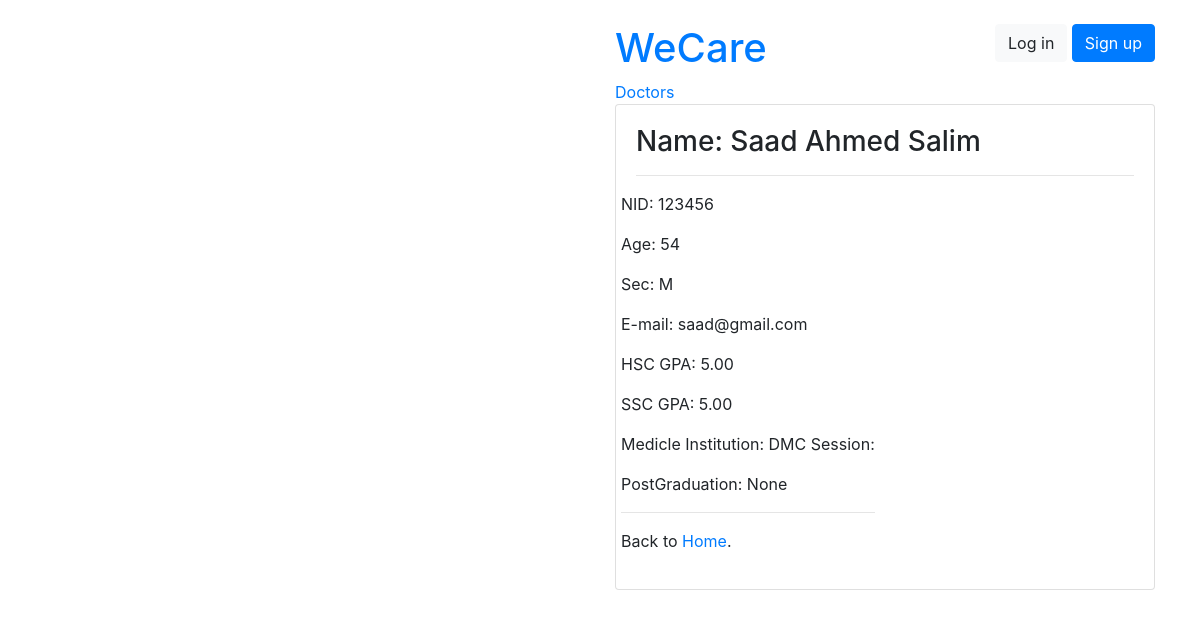
Before: /users/doctor/3/ with the older database file.
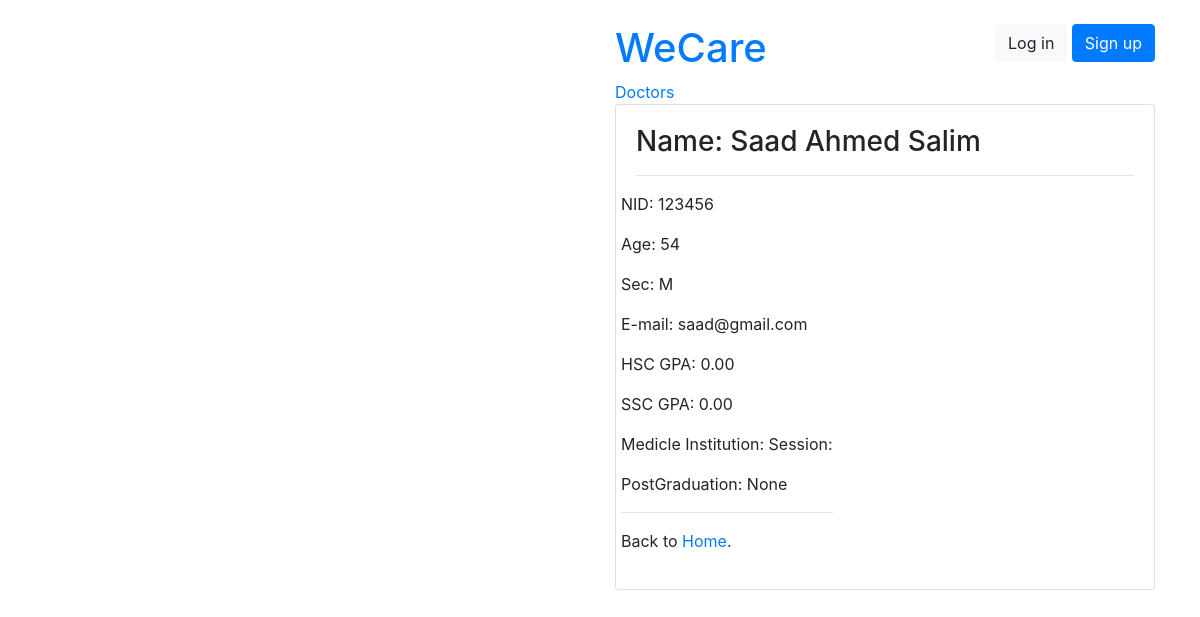
After: the same page with the newer database file.
### users/models.py (models this page shows, shortened)
class Doctor(models.Model):
    user = models.OneToOneField(User, on_delete=models.CASCADE, primary_key=True)
    SSC_GPA = models.DecimalField(decimal_places=2, max_digits=5, default=0.0)
    HSC_GPA = models.DecimalField(decimal_places=2, max_digits=5, default=0.0)
    BMDC_RegNo = models.CharField(max_length=100, blank=False, null=False)
    MBBS_Session = models.CharField(max_length=100, blank=False, null=False)
    MBBS_Inst = models.CharField(max_length=100, blank=False, null=False)
    PostGrad_details = models.CharField(max_length=255, blank=True, null=True)

class User(AbstractUser):
    is_doctor = models.BooleanField(default=False)
    is_patient = models.BooleanField(default=False)
    NID = models.CharField(max_length=50, blank=False, null=False)
    email = models.CharField(max_length=100)
    age = models.PositiveIntegerField(null=True, blank=True)
    GENDER_CHOICES = (
        ('M', 'Male'),
        ('F', 'Female'),
    )
    gender = models.CharField(max_length=1, choices=GENDER_CHOICES)

### users/views.py (the view)
# urls.py: path('doctor/<pk>/', DoctorDetailView.as_view(), name='doctor_detail'),
class DoctorDetailView(DetailView):
    model = Doctor
    template_name = 'users/doctor_detail.html'

### templates/users/doctor_detail.html
{% extends 'base.html' %}
{% block content %}
<div class='row'>
  <div class='col-12'>
    <h3>Name: {{object.user.first_name}} {{object.user.last_name}}</h3>
      <hr/>
    </div>
  <div class='row'>
    <div class='col-12'>
      <p>NID: {{object.user.NID}}</p>
      <p>Age: {{object.user.age}}</p>
      <p>Sec: {{object.user.gender}}</p>
      <p>E-mail: {{object.user.email}}</p>
      <p>HSC GPA: {{object.HSC_GPA}}</p>
      <p>SSC GPA: {{object.SSC_GPA}}</p>
      <p>Medicle Institution: {{object.MBBS_Inst}} Session:{{MBBS_Session}}</p>
      <p>PostGraduation: {{object.PostGrad_details}}</p>
      <hr/>
      <p> Back to <a href="{% url 'home' %}">Home</a>.</p>
    </div>
  </div>
{% endblock content %}

### templates/base.html (shortened to what this page needs)
{% load static %}<!doctype html>
<html lang="en">
<head>
    <link rel="stylesheet" href="https://maxcdn.bootstrapcdn.com/bootstrap/4.0.0/css/bootstrap.min.css">
</head>
<body>
  <div class="container my-4">
  <div class="row justify-content-end align-items-end">
    <div class="col-md-6 col-sm-6">
      <div class="row">
        <div class="col-6">
          <h1 class="logo">
            <a href="{% url 'home' %}">
              WeCare
            </a>
          </h1>
          <a href="{% url 'doctor_list' %}">Doctors</a>
        </div>
        <div class="col-6 text-right">
          {% if user.is_authenticated %}
            <p class="pt-3">Logged in as <strong>{{ user.username }}</strong>. <a href="{% url 'logout' %}">Log out</a>.</p>
          {% else %}
            <a href="{% url 'login' %}" class="btn btn-light" role="button">Log in</a>
            <a href="{% url 'signup' %}" class="btn btn-primary" role="button">Sign up</a>
          {% endif %}
        </div>
      </div>
      <div class="card mb-3">
        <div class="card-body">
          {% block content %}
          {% endblock %}
        </div>
      </div>
    </div>
  </div>
</div>
</body>
</html>

### templates/base.html (style rules this page uses)
body { background-image: url("http://18.188.51.176/wp-content/uploads/2019/01/15102113_isolated-1188036_1920.png"); height: 300%; background-position: left top ; background-repeat: no-repeat; background-size: cover; }

Changed rows visible on the page:
changed Doctor "None": HSC_GPA "5.00" → "0.00"; SSC_GPA "5.00" → "0.00"; MBBS_Inst "DMC" → (not shown)
